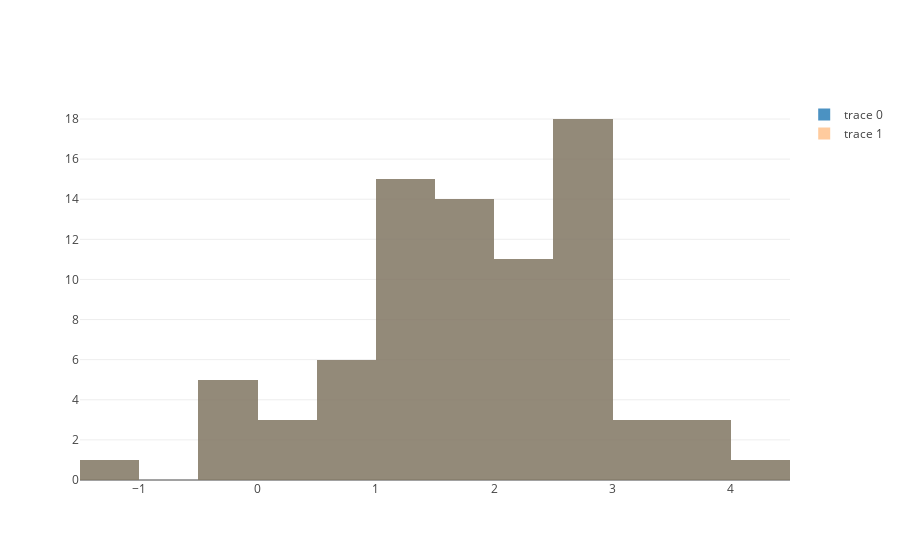

Notebook code for this chart:
### Markdown cell above
**Plot the histograms**

### Code cell
fig = go.Figure(data=data, 
                layout=layout)

offline.iplot(fig)
